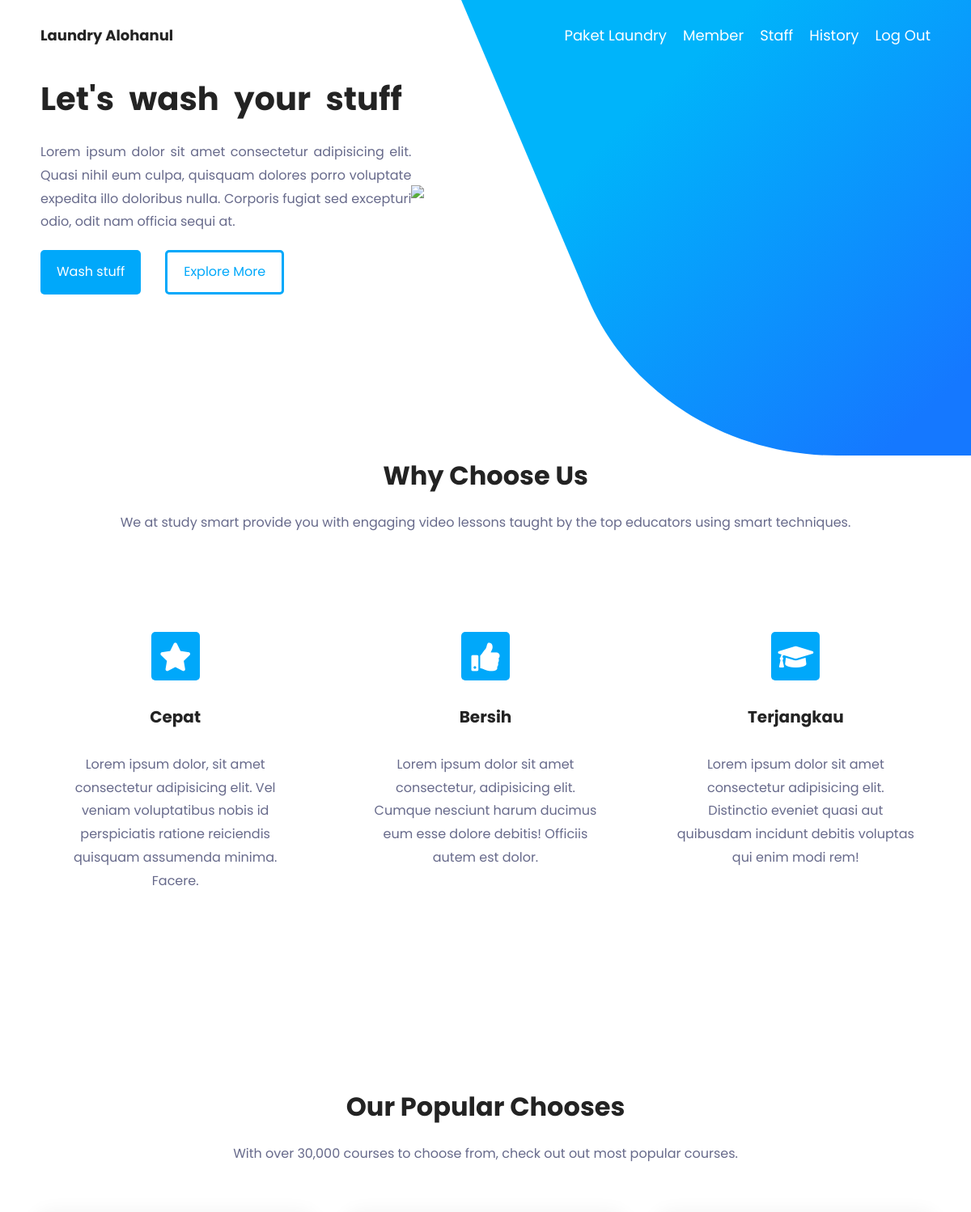
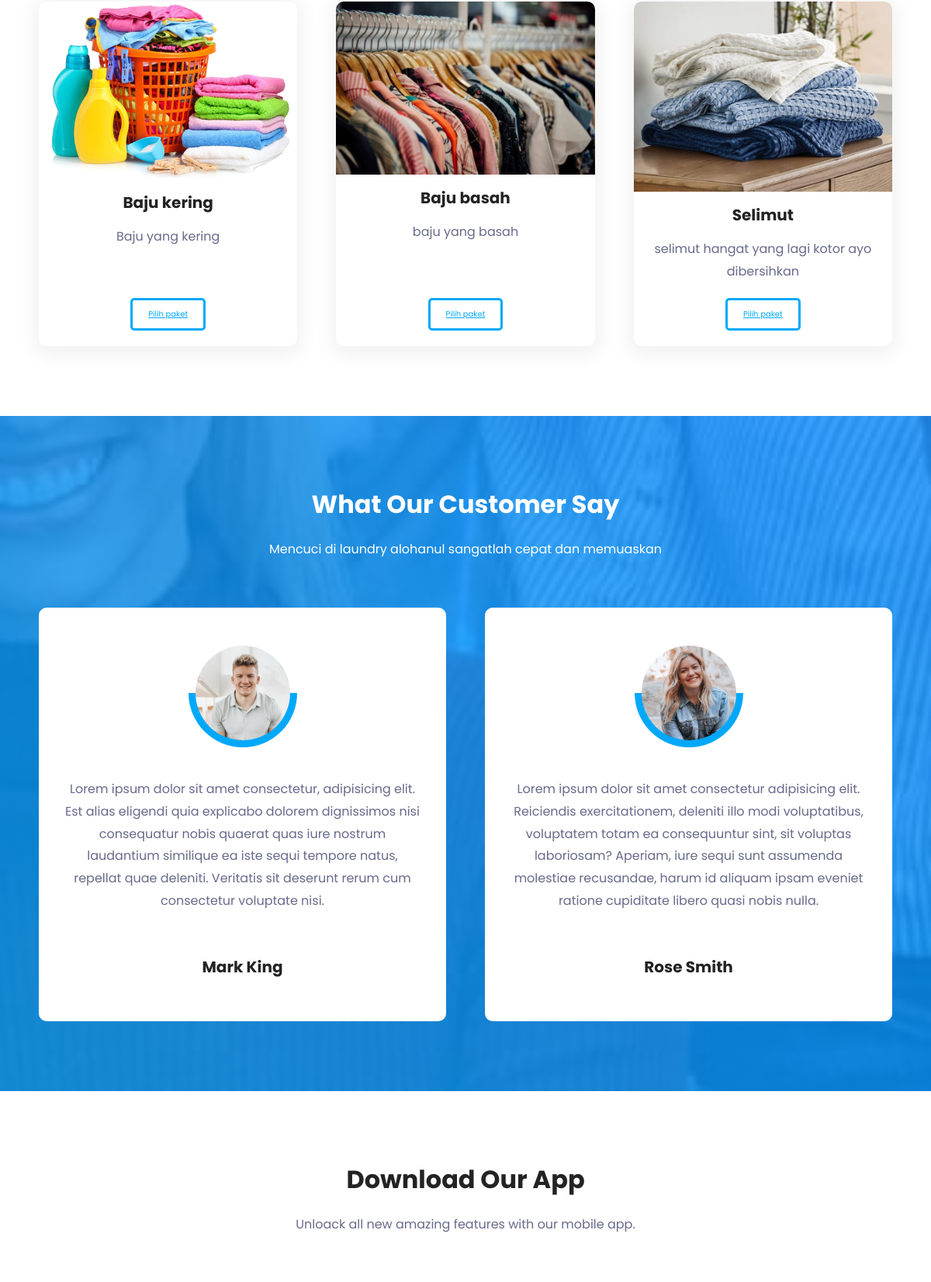
/dashboard.php (signed in, upper part), run on the app's committed database (2 pictures, top to bottom).
### tables this page shows
CREATE TABLE `paket` (
  `id_paket` int(11) NOT NULL,
  `nama_paket` varchar(100) NOT NULL,
  `deskripsi` text NOT NULL,
  `harga` int(50) NOT NULL,
  `category` enum('kiloan','selimut','bed_cover','kaos') NOT NULL,
  `gambar` varchar(50) NOT NULL
);

### dashboard.php (the view, shortened to what this page needs)
<!DOCTYPE html>
<html lang="en">
  <head>
    <link
      rel="stylesheet"
      href="https://cdnjs.cloudflare.com/ajax/libs/font-awesome/5.15.4/css/all.min.css"
    />
    <link rel="stylesheet" href="style.css" />
    <link rel="stylesheet" href="queries.css" />
  </head>
  <body>
    <header>
      <nav>
        <a href="#home" id="logo">Laundry Alohanul</a>
        <ul id="nav-bar">
          <li>
            <a class="nav-link" aria-current="page" href="dashboard.php">Paket Laundry</a>
          </li>
          <?php
            if($_SESSION['role']=='admin'){
          ?>
          <li>
            <a class="nav-link" aria-current="page" href="tampil_member.php">Member</a>
          </li>
          <?php
            }
          ?>
          <?php
            if($_SESSION['role']=='admin'){
          ?>
          <li>
            <a class="nav-link" aria-current="page" href="tampil_user.php">Staff</a>
          </li>
          <?php
            }
          ?>
          <?php
              if($_SESSION['role']=='admin'){
            ?>
            <li>
              <a class="nav-link" aria-current="page" href="histori_transaksi.php">History</a>
            </li>
          <?php
            }
          ?>
          <li class="nav-item">
            <a class="nav-link" href="logout.php">Log Out</a>
          </li>
        </ul>
      </nav>
    </header>
    <section class="hero" id="home">
      <img src="header-shape.svg" id="header-shape" />
      <div class="hero-content">
        <h1>Let's wash your stuff</h1>
        <p>
          Lorem ipsum dolor sit amet consectetur adipisicing elit. Quasi nihil
          eum culpa, quisquam dolores porro voluptate expedita illo doloribus
          nulla. Corporis fugiat sed excepturi odio, odit nam officia sequi at.
        </p>
        <div class="btn-container">
          <button class="primary-btn btn">Wash stuff</button>
          <button class="secondary-btn btn">Explore More</button>
        </div>
      </div>
      <div class="hero-img">
        <img src="./html/laundry.svg" />
      </div>
    </section>
    <section class="features" id="features">
      <h2>Why Choose Us</h2>
      <p class="section-desc">
        We at study smart provide you with engaging video lessons taught by the
        top educators using smart techniques.
      </p>
      <div class="row">
        <div class="column">
          <i class="fas fa-star"></i>
          <h3>Cepat</h3>
          <p>
            Lorem ipsum dolor, sit amet consectetur adipisicing elit. Vel veniam
            voluptatibus nobis id perspiciatis ratione reiciendis quisquam
            assumenda minima. Facere.
          </p>
        </div>
        <div class="column">
          <i class="fas fa-thumbs-up"></i>
          <h3>Bersih</h3>
          <p>
            Lorem ipsum dolor sit amet consectetur, adipisicing elit. Cumque
            nesciunt harum ducimus eum esse dolore debitis! Officiis autem est
            dolor.
          </p>
        </div>
        <div class="column">
          <i class="fas fa-graduation-cap"></i>
          <h3>Terjangkau</h3>
          <p>
            Lorem ipsum dolor sit amet consectetur adipisicing elit. Distinctio
            eveniet quasi aut quibusdam incidunt debitis voluptas qui enim modi
            rem!
          </p>
        </div>
      </div>
    </section>
    <section class="courses" id="courses">
      <h2>Our Popular Chooses</h2>
      <p class="section-desc">
        With over 30,000 courses to choose from, check out out most popular
        courses.
      </p>
      <div class="row">
        <?php
          include "connect.php";
          $query_produk = mysqli_query($connect, "SELECT * from paket");
          while ($data_paket = mysqli_fetch_array($query_produk)){
            ?>
            <div class="column">
          <img src="img/<?=($data_paket['gambar'])?>" >
          <h3><?=$data_paket['nama_paket']?></h3>
          <p>
          <?=$data_paket['deskripsi']?>
          </p>
          <div class="courses-btn">
            <a href="buy.php?id_paket=<?=$data_paket['id_paket']?>" class="btn secondary-btn">Pilih paket</a>
          </div>
          </div>
        <?php
      }
        ?>
      </div>
    </section>
    <section class="testimonial" id="testimonial">
      <h2>What Our Customer Say</h2>
      <p class="section-desc">
        Mencuci di laundry alohanul sangatlah cepat dan memuaskan
      </p>
      <div class="row">
        <div class="column">
          <div class="testimonial-image">
            <img src="./img/person-1.jpg" />
          </div>
          <p>
            Lorem ipsum dolor sit amet consectetur, adipisicing elit. Est alias
            eligendi quia explicabo dolorem dignissimos nisi consequatur nobis
            quaerat quas iure nostrum laudantium similique ea iste sequi tempore
            natus, repellat quae deleniti. Veritatis sit deserunt rerum cum
            consectetur voluptate nisi.
          </p>
          <h3>Mark King</h3>
        </div>
        <div class="column">
          <div class="testimonial-image">
            <img src="./img/person-2.jpg" />
          </div>
          <p>
            Lorem ipsum dolor sit amet consectetur adipisicing elit. Reiciendis
            exercitationem, deleniti illo modi voluptatibus, voluptatem totam ea
            consequuntur sint, sit voluptas laboriosam? Aperiam, iure sequi sunt
            assumenda molestiae recusandae, harum id aliquam ipsam eveniet
            ratione cupiditate libero quasi nobis nulla.
          </p>
          <h3>Rose Smith</h3>
        </div>
      </div>
    </section>
    <section class="download-app" id="download-app">
      <h2>Download Our App</h2>
      <p class="section-desc">
        Unloack all new amazing features with our mobile app.
      </p>
    </section>
  </body>
</html>

### style.css (style rules this page uses)
:root { --base-shade-1: #00a8fa; --white-shade-1: #ffffff; --white-shade-2: #d7e1f3; --black-shade-1: #232323; --black-shade-2: #676a8b; --grad-color-1: 0, 180, 250; --grad-color-2: 21, 120, 255; --base-font-size: 1.6rem; --heading-font-size-1: 4rem; --heading-font-size-2: 3.2rem; --heading-font-size-3: 2rem; --heading-font-size-4: 1.8rem; --border-radius-1: 1rem; --border-radius-2: 0.5rem; }
*, *:before, *:after { padding: 0; margin: 0; box-sizing: border-box; }
*:not(i) { font-family: "Poppins", sans-serif; }
html { font-size: 62.5%; scroll-behavior: smooth; }
section, footer { padding: 9rem 5rem; }
.row { display: flex; align-items: center; justify-content: space-between; gap: 5rem; }
.column { width: 100%; }
.section-desc { text-align: center; margin: 2rem 0 6rem 0; }
h1 { font-size: var(--heading-font-size-1); color: var(--black-shade-1); margin-bottom: 2rem; word-spacing: 1rem; line-height: 1.6; }
h2 { font-size: var(--heading-font-size-2); color: var(--black-shade-1); font-weight: 700; text-align: center; }
h3 { font-size: var(--heading-font-size-3); color: var(--black-shade-1); font-weight: 700; margin: 1.5rem 0; text-align: center; }
p, button { font-size: var(--base-font-size); color: var(--black-shade-2); line-height: 1.8; font-weight: 400; }
.btn { background-color: transparent; padding: 1rem 2rem; border-radius: var(--border-radius-2); border: none; margin: 2rem 0; }
.primary-btn { background-color: var(--base-shade-1); color: var(--white-shade-1); }
.secondary-btn { border: 0.3rem solid var(--base-shade-1); color: var(--base-shade-1); }
header { position: fixed; width: 100%; padding: 3rem 5rem; }
nav { display: flex; justify-content: space-between; align-items: center; }
nav ul { list-style: none; display: flex; gap: 2rem; }
nav a { font-size: var(--heading-font-size-4); text-decoration: none; }
nav a#logo { color: var(--black-shade-1); font-weight: 700; }
nav ul a { color: var(--white-shade-1); }
section.hero { display: grid; grid-template-columns: 5fr 7fr; align-items: center; }
#header-shape { position: absolute; top: 0; left: 0; z-index: -1; }
.hero-content p { text-align: justify; }
.hero-img img { display: block; width: 100%; }
.btn-container { display: flex; gap: 3rem; }
.features .row { align-items: stretch; }
.features .column { padding: 6rem 2rem; border-radius: var(--border-radius-1); }
.features .column p { text-align: center; }
.features h3 { margin: 3rem 0; }
.features i { display: block; height: 6rem; width: 6rem; margin: 0 auto; font-size: 3.5rem; background-color: var(--base-shade-1); color: var(--white-shade-1); padding: 1.3rem 0; text-align: center; border-radius: var(--border-radius-2); }
.courses .row { align-items: stretch; }
.courses .column { box-shadow: 0 0.5rem 2.4rem 0.6rem rgba(0, 0, 0, 0.06); border-radius: var(--border-radius-1); display: flex; flex-direction: column; }
.courses .column > *:not(img) { padding: 0 2rem; }
.courses .column img { border-radius: var(--border-radius-1) var(--border-radius-1) 0 0; width: 100%; }
.courses .column p { text-align: center; flex-grow: 1; }
.courses-btn { display: flex; justify-content: center; }
.testimonial { background-image: linear-gradient( 45deg, rgba(var(--grad-color-1), 0.8), rgba(var(--grad-color-2), 0.8) ), url(testimonial-bg.jpg); background-size: cover; background-position: center; background-attachment: fixed; }
.testimonial h2, .testimonial .section-desc { color: var(--white-shade-1); }
.testimonial .row { align-items: stretch; }
.testimonial .column { background-color: var(--white-shade-1); padding: 4rem 3rem; text-align: center; border-radius: var(--border-radius-1); display: flex; flex-direction: column; }
.testimonial-image { height: 14rem; width: 14rem; margin: auto; padding: 0.9rem; background: linear-gradient( var(--white-shade-1) 50%, var(--base-shade-1) 50% ); border-radius: 50%; }
.testimonial-image img { width: 100%; border-radius: 50%; }
.testimonial .column p { margin: 4rem 0; flex-grow: 1; }

### data on the page
paket: gambar (picture), nama_paket "Baju kering", deskripsi "Baju yang kering"
paket: gambar (picture), nama_paket "Baju basah", deskripsi "baju yang basah"
paket: gambar (picture), nama_paket "Selimut", deskripsi "selimut hangat yang lagi kotor ayo dibersihkan"
